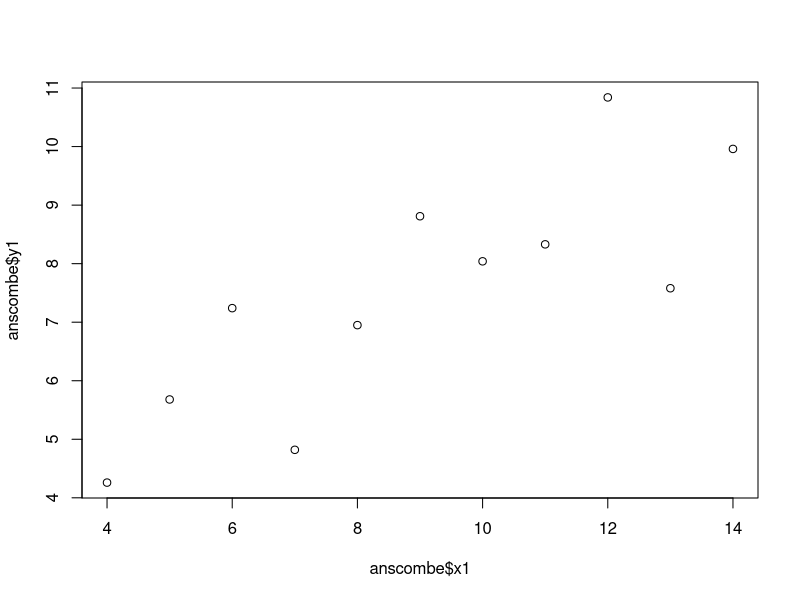
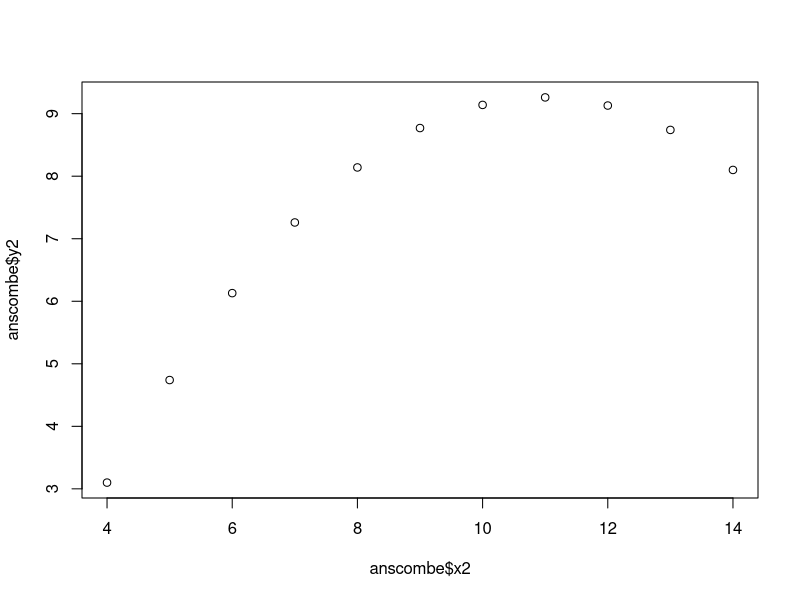
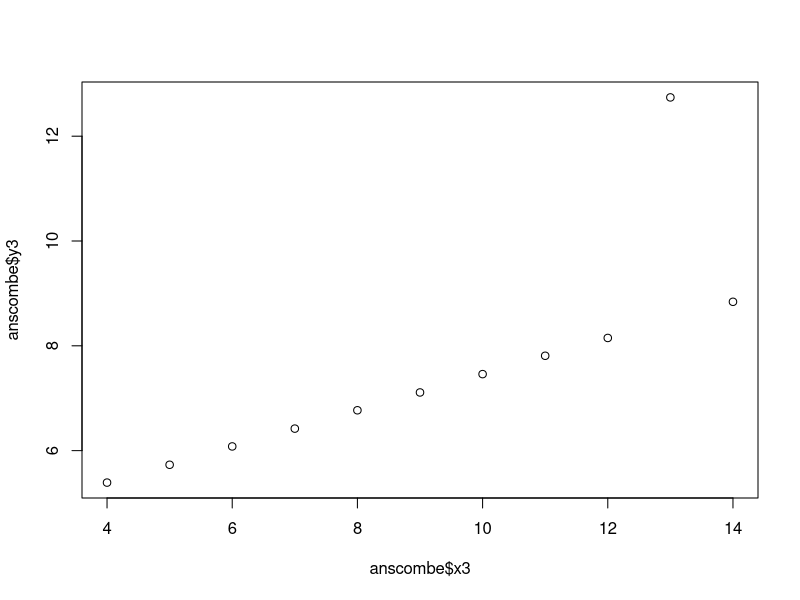
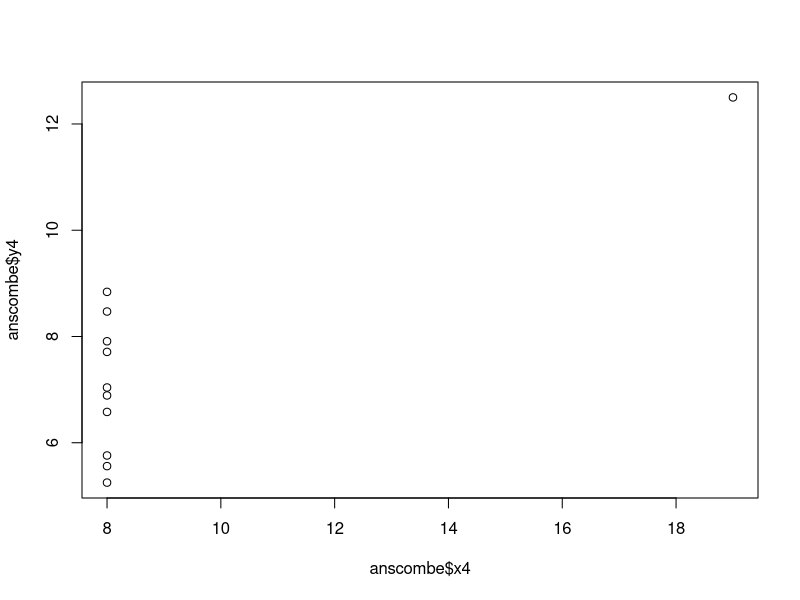
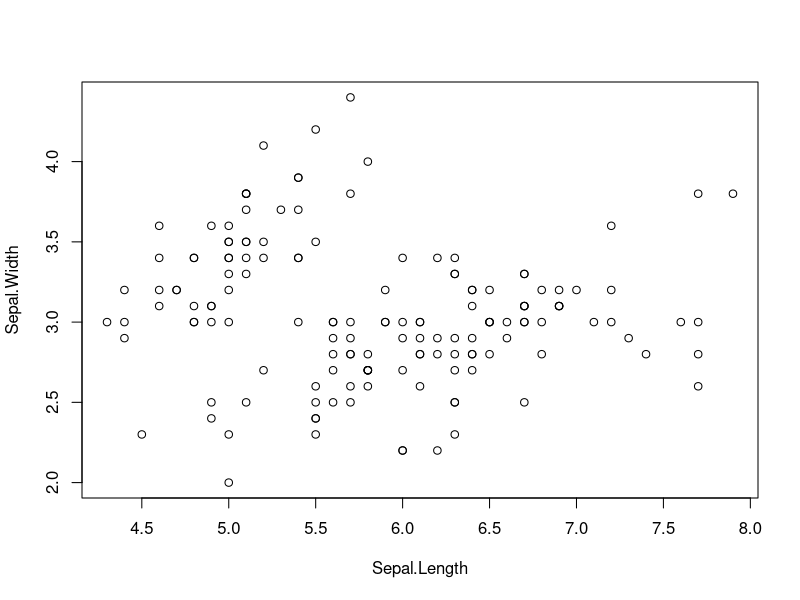
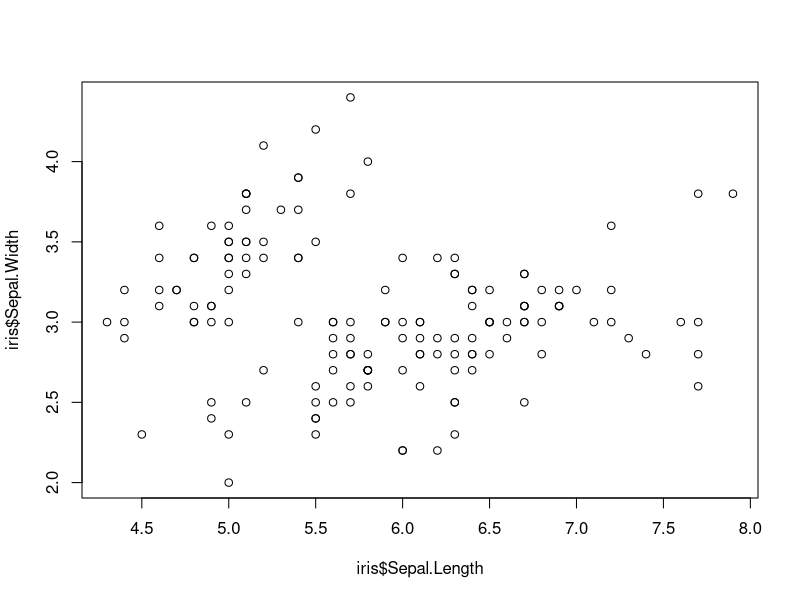
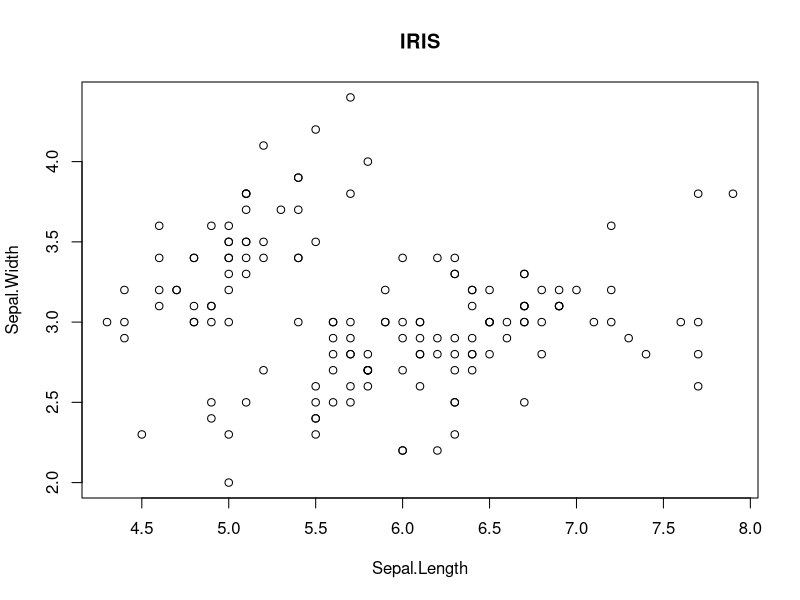
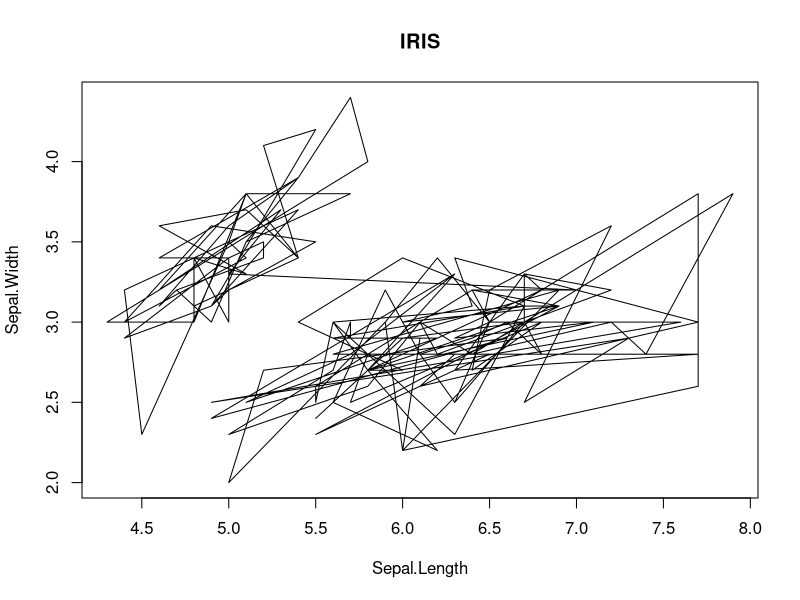

The R script that drew these images, in order:
anscombe
apply(anscombe,2, mean)
apply(anscombe,2, var)
cor(anscombe$x1, anscombe$y1)
cor(anscombe$x2, anscombe$y2)
cor(anscombe$x3, anscombe$y3)
cor(anscombe$x4, anscombe$y4)

plot(anscombe$x1, anscombe$y1)
plot(anscombe$x2, anscombe$y2)
plot(anscombe$x3, anscombe$y3)
plot(anscombe$x4, anscombe$y4)


plot( iris[,c(1:2)] )
plot( x=iris$Sepal.Length, y=iris$Sepal.Width )
plot( iris[,c(1:2)], type="p", main="IRIS")
plot( iris[,c(1:2)], type="l", main="IRIS")
plot( iris[,1], type="l", main="IRIS")
plot( iris[,1], type="b", main="IRIS")

matplot(iris[,1:4])
matplot(iris[,1:4], lty=1, type="l", col=c("black","blue","green","purple"))
legend("topleft", colnames(iris)[1:4], col=c("black","blue","green","purple")
       , lty=1 )

legend(0,8, colnames(iris)[1:4], col=c("black","blue","green","purple")
       , lty=1 )

range(iris$Sepal.Length)

hist(iris$Sepal.Length, col="skyblue",breaks=15)


boxplot(iris[,1:4])
boxplot(Sepal.Length ~ Species  , data=iris)
boxplot(Sepal.Length ~ Species  , data=iris, col="red")
boxplot(Sepal.Length ~ Species
        , data=iris, col=c("red","purple","yellow") )



tb=table(iris$Species)
barplot(tb)

tb=table(iris[ iris$Sepal.Length >= 5.5, "Species" ])
barplot(tb)
pie(tb)

a= c(1,5,4,10)
names(a)=c("A","B","C","D")

library(pheatmap)
test = matrix(rnorm(200), 20, 10)
test[1:10, seq(1, 10, 2)] = test[1:10, seq(1, 10, 2)] + 3
test[11:20, seq(2, 10, 2)] = test[11:20, seq(2, 10, 2)] + 2
test[15:20, seq(2, 10, 2)] = test[15:20, seq(2, 10, 2)] + 4
colnames(test) = paste("Sample", 1:10, sep = "")
rownames(test) = paste("Gene", 1:20, sep = "")

install.packages("RColorBrewer")
library(RColorBrewer)

pheatmap(test, col=colorRampPalette( brewer.pal(n=7,name="YlOrRd"))(100))

